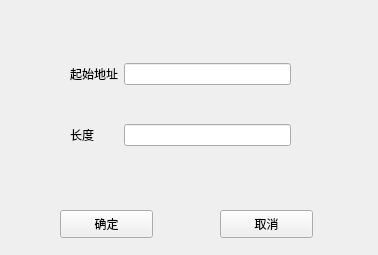
<?xml version="1.0" encoding="UTF-8"?>
<ui version="4.0">
 <class>partition</class>
 <widget class="QWidget" name="partition">
  <property name="geometry">
   <rect>
    <x>0</x>
    <y>0</y>
    <width>378</width>
    <height>255</height>
   </rect>
  </property>
  <property name="windowTitle">
   <string>Form</string>
  </property>
  <widget class="QWidget" name="gridLayoutWidget">
   <property name="geometry">
    <rect>
     <x>70</x>
     <y>30</y>
     <width>221</width>
     <height>151</height>
    </rect>
   </property>
   <layout class="QGridLayout" name="gridLayout">
    <item row="0" column="1">
     <widget class="QLineEdit" name="lineEdit"/>
    </item>
    <item row="1" column="1">
     <widget class="QLineEdit" name="lineEdit_2"/>
    </item>
    <item row="1" column="0">
     <widget class="QLabel" name="label_2">
      <property name="text">
       <string>长度</string>
      </property>
     </widget>
    </item>
    <item row="0" column="0">
     <widget class="QLabel" name="label">
      <property name="text">
       <string>起始地址</string>
      </property>
     </widget>
    </item>
   </layout>
  </widget>
  <widget class="QPushButton" name="pushButton">
   <property name="geometry">
    <rect>
     <x>60</x>
     <y>210</y>
     <width>93</width>
     <height>28</height>
    </rect>
   </property>
   <property name="text">
    <string>确定</string>
   </property>
  </widget>
  <widget class="QPushButton" name="pushButton_2">
   <property name="geometry">
    <rect>
     <x>220</x>
     <y>210</y>
     <width>93</width>
     <height>28</height>
    </rect>
   </property>
   <property name="text">
    <string>取消</string>
   </property>
  </widget>
 </widget>
 <resources/>
 <connections/>
</ui>
